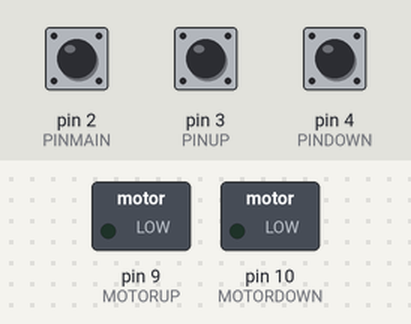
The sketch below on a simulated Arduino Uno, built with avr-gcc and run on an emulated ATmega328P. Parts: switched loads named in the sketch (green lamp = pin HIGH). Inputs (shaded band) come from the test bench; at power-on: pin 2 (PINMAIN) HIGH, pin 3 (PINUP) HIGH, pin 4 (PINDOWN) HIGH. Random numbers use the default seed unless the sketch sets one; what the sketch prints to the serial monitor is not drawn.

Above: at 1.2 s.
1.3 s: pin 2 (PINMAIN) pulled LOW for 0.15 s
2.9 s: pin 3 (PINUP) pulled LOW for 0.15 s
4.5 s: pin 4 (PINDOWN) pulled LOW for 0.15 s
At 35.7 s:
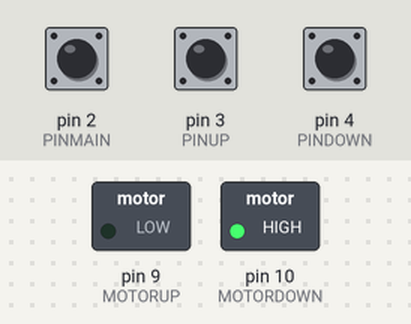
Timing chart, 0 to 36.0 s (numbered marks = the images above; inputs shaded):
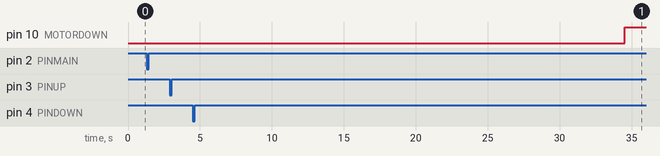

The sketch:

mgrv_machine_dec6c_test.ino
```cpp
// Version 12.6.a

// Working version.

// -- start -- 15.g notes
// Solves the V 15.d problem, timeDebounceRef = millis()
// as long as button is pressed.
// Get a timeDebounceRef that does not change until reset.

//problem with 600000 (10 minutes) and 300000 (5 minutes).

// timeDebounceRef state
// -- end -- 15.g notes


#define PINMAIN 2
#define PINUP 3
#define PINDOWN 4

#define MOTORUP 9
#define MOTORDOWN 10

long timeDebounceMain = 0;  // last time Main switch was pressed
long timeDebounceUp = 0;    // last time Up switch was pressed
long timeDebounceDown = 0;  // last time Down switch was pressed
long timeDebounceRef = 0;   // time of switch, reference for rest time

long delayDebounce = 100;   //

long restUp = 30000;        // 1 minute min rest before going UP
long restDown = 30000;      // 1 minute min rest before going DOWN
long randUp;
long randDown;

int mainState = LOW;
int upState = LOW;
int downState = LOW;

int debounceRefStateUP = LOW; // LOW - get a ref time, HIGH - no ref time
int debounceRefStateDOWN = LOW;

void setup() {
  Serial.begin(9600);

  pinMode(PINMAIN, INPUT_PULLUP);
  pinMode(PINUP, INPUT_PULLUP);
  pinMode(PINDOWN, INPUT_PULLUP);

  pinMode(MOTORUP, OUTPUT);
  pinMode(MOTORDOWN, OUTPUT);
}

void loop() {

  // main switch
  if (digitalRead(PINMAIN) == LOW && mainState == LOW)
  { if((millis() - timeDebounceMain) > delayDebounce)
    { timeDebounceMain = millis();
      Serial.println("BEGIN");

      while (mainState == LOW)
      {
        // monitor UP pin
        if (digitalRead(PINUP) == LOW)
        { if((millis() - timeDebounceUp) > delayDebounce)
          {
            upState = HIGH;
            downState = LOW;
            if (debounceRefStateUP == LOW)
            { timeDebounceRef = millis();
              Serial.println("UP UP UP");
              randUp = restUp + random(0,29)*1000;  // 30 - 60 seconds
            }
          }
        }

        // monitor DOWN pin
        if (digitalRead(PINDOWN) == LOW)
        { if((millis() - timeDebounceDown) > delayDebounce)
          {
            upState = LOW;
            downState = HIGH;
            if (debounceRefStateDOWN == LOW)
            { timeDebounceRef = millis();
              Serial.println("DOWN DOWN DOWN");
              randDown = restDown + random(0,29)*1000;  // 30 - 60 seconds
            }
          }
        }

        if (upState == HIGH && downState == LOW)
        { if (millis() - timeDebounceRef < randUp)
          { debounceRefStateUP = HIGH;
            debounceRefStateDOWN = LOW;
            motorOff();
          }
          else
          { motorUp();
          }
        }

        if (upState == LOW && downState == HIGH)
        { if (millis() - timeDebounceRef < restDown)
          { debounceRefStateUP = LOW;
            debounceRefStateDOWN = HIGH;
            motorOff();
          }
          else
          { motorDown();
          }
        }

      }
    }
  }

}

void motorUp()
{ Serial.println("UP");
  digitalWrite(MOTORUP, HIGH);
  digitalWrite(MOTORDOWN, LOW);
}

void motorDown()
{ Serial.println("DOWN");
  digitalWrite(MOTORUP, LOW);
  digitalWrite(MOTORDOWN, HIGH);
}

void motorOff()
{ Serial.println("OFF");
  digitalWrite(MOTORUP, LOW);
  digitalWrite(MOTORDOWN, LOW);
}
```

Measured:
- after the input at 4.5 s, pin 10 (MOTORDOWN): LOW → HIGH after 30.0 s
